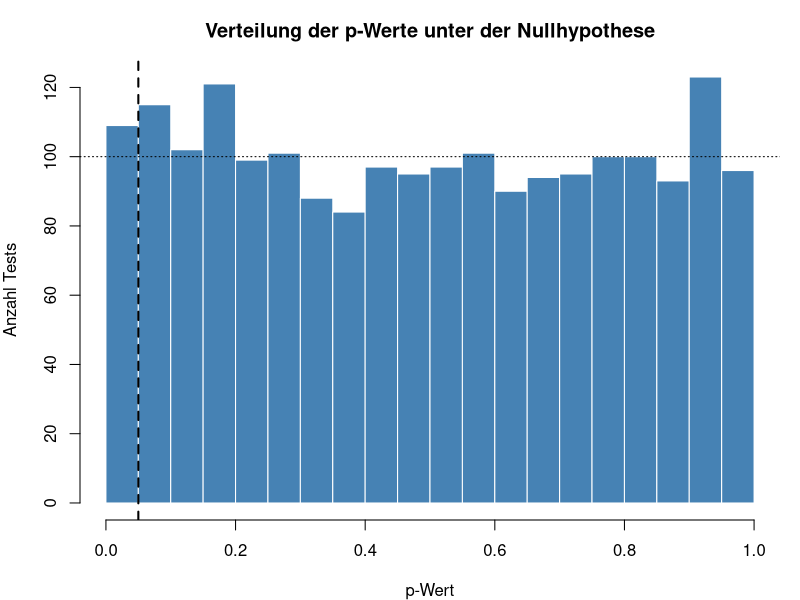

This figure's R source:
## ---- chunk 1
#| label: setup-r
#| include: false
library(ggplot2)

theme_set(theme_minimal(base_size = 12))

# Zufallszahlen aus dem Lehmer-Generator, damit R und Python dieselben Werte
# sehen. Siehe die Erklaerung auf der Seite zum Bootstrap.
lehmer <- function(saat, anzahl) {
  s <- saat
  raus <- numeric(anzahl)
  for (k in seq_len(anzahl)) {
    s <- (16807 * s) %% 2147483647
    raus[k] <- s / 2147483647
  }
  raus
}

normalwerte <- function(saat, anzahl, mittel = 0, streuung = 1) {
  mittel + streuung * qnorm(lehmer(saat, anzahl))
}
## ---- chunk 2
#| label: b1-ht-rechnung-r
gewicht <- c(497.2, 501.8, 496.5, 499.1, 495.8, 500.4,
             494.9, 498.6, 496.1, 499.8, 495.2, 497.7)
sollwert <- 500

# Schritt 3: Teststatistik
n <- length(gewicht)
differenz <- mean(gewicht) - sollwert
standardfehler <- sd(gewicht) / sqrt(n)
t_wert <- differenz / standardfehler

# Schritt 4: Verteilung unter der Nullhypothese heranziehen
p_wert <- 2 * pt(-abs(t_wert), df = n - 1)
kritisch <- qt(0.975, df = n - 1)

round(c(mittel = mean(gewicht), differenz = differenz,
        standardfehler = standardfehler, t = t_wert,
        df = n - 1, kritischer_wert = kritisch, p = p_wert), 4)

# Zum Vergleich der fertige Aufruf
t.test(gewicht, mu = sollwert)
## ---- chunk 3
#| label: fig-b2-ht-r
#| fig-cap: "Beispiel 2: 2000 p-Werte aus Daten ohne echten Unterschied."
#| fig-height: 3.4
B <- 2000
n_gruppe <- 30

werte <- normalwerte(2026, B * 2 * n_gruppe, mittel = 100, streuung = 15)
alle <- matrix(werte, nrow = B, ncol = 2 * n_gruppe, byrow = TRUE)

p_werte <- apply(alle, 1, function(zeile) {
  t.test(zeile[1:n_gruppe], zeile[(n_gruppe + 1):(2 * n_gruppe)],
         var.equal = TRUE)$p.value
})

par(mar = c(4, 4, 3, 1))
hist(p_werte, breaks = seq(0, 1, by = 0.05), col = "steelblue",
     border = "white", main = "Verteilung der p-Werte unter der Nullhypothese",
     xlab = "p-Wert", ylab = "Anzahl Tests")
abline(v = 0.05, lty = 2, lwd = 2)
abline(h = B / 20, lty = 3)

round(c(anteil_unter_0.10 = mean(p_werte < 0.10),
        anteil_unter_0.05 = mean(p_werte < 0.05),
        anteil_unter_0.01 = mean(p_werte < 0.01),
        median = median(p_werte)), 4)
## ---- chunk 4
#| label: b3-ht-rechnung-r
intervall <- t.test(gewicht)$conf.int
round(as.numeric(intervall), 4)

sollwerte <- c(495, 496, 496.3612, 497.7583, 499.1555, 499.2, 501)
vergleich <- data.frame(
  sollwert = sollwerte,
  p = sapply(sollwerte, function(mu) t.test(gewicht, mu = mu)$p.value)
)
vergleich$signifikant <- vergleich$p < 0.05
vergleich$im_intervall <- vergleich$sollwert >= intervall[1] &
                          vergleich$sollwert <= intervall[2]
round_df <- vergleich
round_df$p <- round(round_df$p, 4)
round_df
## ---- chunk 5
#| label: b4-ht-rechnung-r
studie <- function(n, d) {
  se_d <- sqrt(2 / n)
  t_wert <- d / se_d
  p <- 2 * pt(-abs(t_wert), df = 2 * n - 2)
  se_ki <- sqrt(2 / n + d^2 / (4 * n))
  c(n = n, d = d, t = t_wert, p = p,
    unten = d - 1.96 * se_ki, oben = d + 1.96 * se_ki)
}

round(rbind(A = studie(40, 0.44), B = studie(4000, 0.045)), 4)
